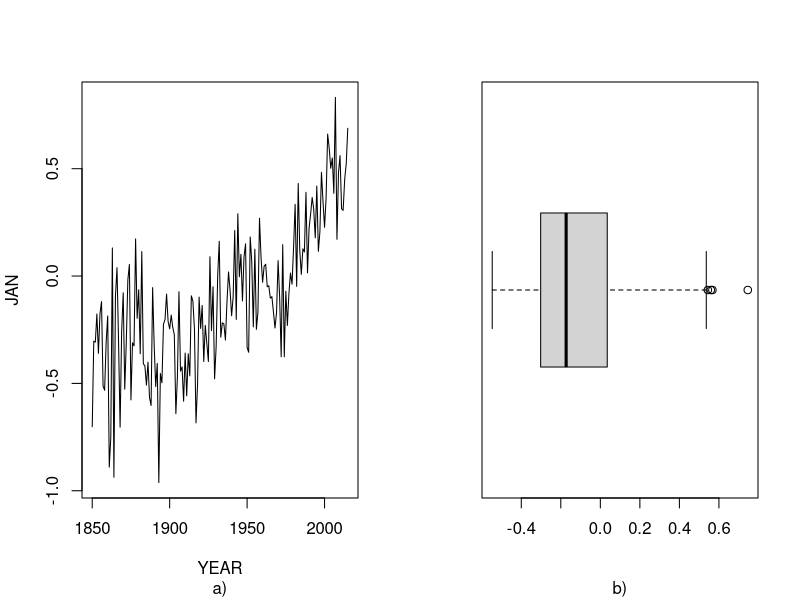
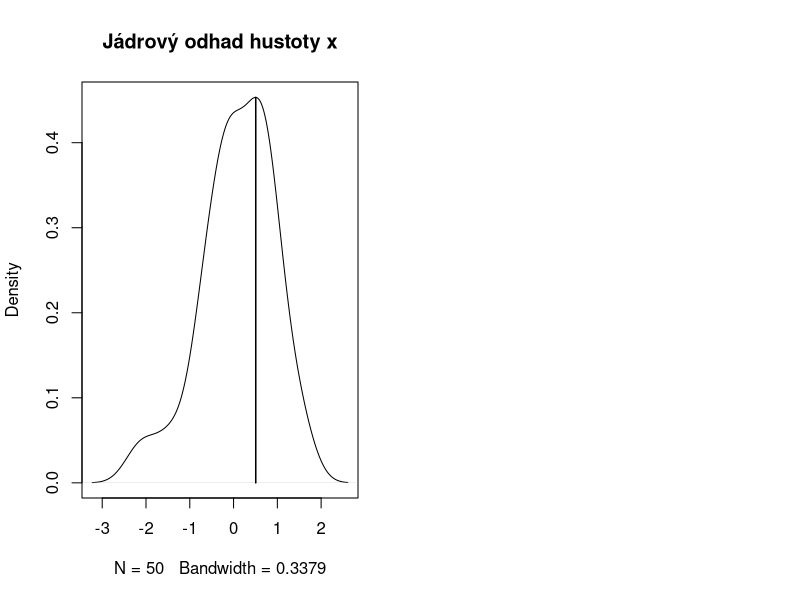

These charts were generated, in order, by the following R code:
## ---- chunk 1
global_temperatures <- read.csv(
  file = "./data/JonesGlobalT.csv", 
  row.names = 1
)
head(
  x = global_temperatures, 
  n = 5
)
## ---- chunk 2
global_temperature_yr <- aggregate(
  x = . ~ YEAR, # <1>
  FUN = mean,  # <1>
  data = global_temperatures # <1>
) 
head(
  x = global_temperature_yr, # <2>
  n = 5 # <2>
)
## ---- chunk 3
#| fig.cap: 'a) Časový průběh teplot. b) boxplot hodnot dle příslušností měření v měsících.'
#| fig.align: 'center'

par(mfrow = c(1, 2))
with(
  data = global_temperature_yr, 
  expr = plot(
    x = YEAR, 
    y = JAN, 
    type = "l", 
    sub ="a)"
  )
)
with(
  data = global_temperature_yr, 
  expr = boxplot(
    ANNUAL, 
    horizontal = TRUE, 
    sub = "b)"
  )
)
## ---- chunk 4
#| collapse: true
#| echo: true
set.seed(1)
x <- round(rnorm(50), 4)
x
## ---- chunk 5
t(sapply(X = 1:7, FUN = function(i) quantile(x, type = i))) #<1>
## ---- chunk 6
table(round(x = x, digits = 0)) #<1>
table(cut(x, breaks = 10)) #<2>
dens <- density(x = x) #<3>
max_dens <- which.max(dens$y)
plot(dens, main = "Jádrový odhad hustoty x") #<3>
segments(x0 = dens$x[max_dens], 
         y0 = 0, 
         x1 = dens$x[max_dens], 
         y1 = dens$y[max_dens], 
         lwd = 1.5) #<3>
## ---- chunk 7
min(x) #<1>
max(x) #<1>
max(x) - min(x) #<2>
range(x) #<2>
## ---- chunk 8
fivenum(x)
summary(x)
